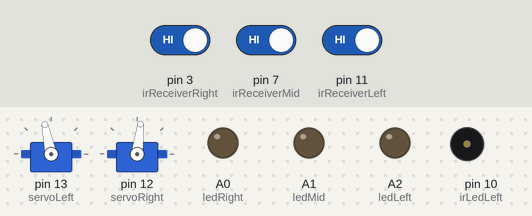
Bench run of a sketch on a simulated Arduino Uno, built with avr-gcc and run on an emulated ATmega328P. Parts: 2 × servo, output pins drawn as LEDs (lit = HIGH), buzzer (waves = sounding). Inputs (shaded band) come from the test bench; at power-on: pin 7 (irReceiverMid) HIGH, pin 11 (irReceiverLeft) HIGH, pin 3 (irReceiverRight) HIGH. At 17.4 s the program stops and its outputs stay as they are.

Above: at 6.6 s.
6.7 s: pin 7 (irReceiverMid) driven LOW
At 7.7 s:
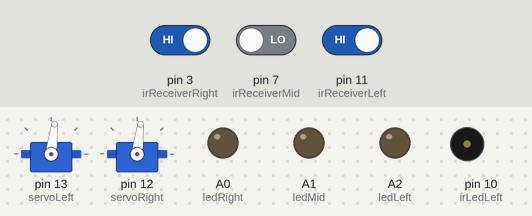
9.7 s: pin 11 (irReceiverLeft) driven LOW
At 11.7 s:
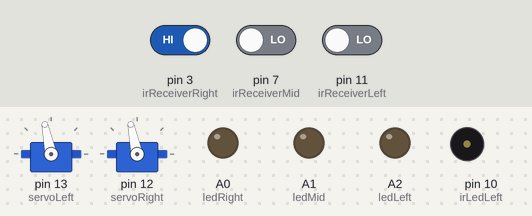
12.7 s: pin 3 (irReceiverRight) driven LOW
At 16.6 s:
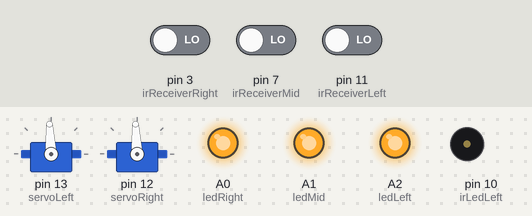
Timing chart, 0 to 18.1 s (numbered marks = the images above; inputs shaded):
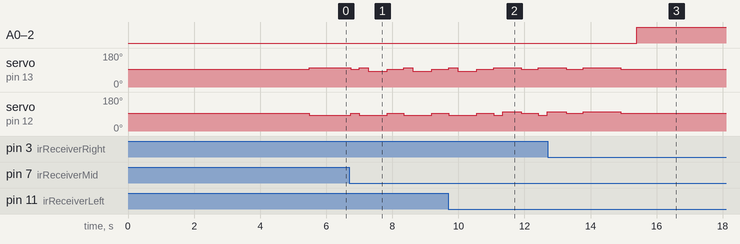

Measured:
- after the input at 6.7 s, servo on pin 13 (servoLeft): 102° → 93° after 0.05 s, → 102° 0.25 s later, → 83° 0.27 s later, → 93° 0.57 s later; servo on pin 12 (servoRight): 83° → 93° after 0.05 s, → 83° 0.25 s later, → 93° 0.84 s later
- after the input at 12.7 s, A0 (ledRight), A1 (ledMid), A2 (ledLeft): LOW → HIGH after 2.7 s; tone on pin 10 (irLedLeft): stays silent (without the input it goes to 40000 Hz after 5.1 s)

The sketch:

ELEC1601_extension.ino
```cpp
// ELEC1601 Shield-Bot - Project Extension, Part 1
//
// Set TASK before uploading:
//   1 = Blue path   : fix a bad start, follow the corridor, stop at the wall in front
//   2 = Purple path : follow the corridor, turn at the wall, follow the next corridor, stop at the next wall
//   3 = Yellow path : turn at every wall until a dead end, then stop
//   4 = Green path  : as 3, spin 180 at the dead end, then do it again to get back to the start
//
// Built from the essentials scenarios: 5-8 to fix the start, 1 to follow a corridor,
// 2/3 to turn, 4 for the dead end. The maze may be mirrored, so the robot never assumes
// a direction: it always turns towards whichever side is open.
#include <Servo.h>

const int TASK = 4;

Servo servoLeft;
Servo servoRight;

// ---------- pins ----------
const int irLedLeft = 10,  irReceiverLeft = 11;
const int irLedMid = 6,    irReceiverMid = 7;
const int irLedRight = 2,  irReceiverRight = 3;
const int ledRight = A0, ledMid = A1, ledLeft = A2;

// ---------- servo pulses (us) ----------
const int LEFT_STOP = 1500, RIGHT_STOP = 1500;
const int LEFT_FWD = 1600,  RIGHT_FWD = 1400;
const int LEFT_BACK = 1400, RIGHT_BACK = 1600;
const int STEER_US = 40;           // how much one wheel is slowed to steer back to the middle
const int STRONG_STEER_US = 80;    // used instead when a wall is very close (zone 0)

// ---------- calibration (use the numbers from ELEC1601_calibrate) ----------
const float DRIVE_SPEED_CM_PER_S = 14.5;     // measured: 29 cm in 2 s
const int ROTATE_90_MS = 570;
const int ROTATE_180_MS = 2 * ROTATE_90_MS;
const int ROTATE_30_MS = ROTATE_90_MS / 3;
const int SETTLE_MS = 200;                 // pause so the wheels fully stop between moves
const float REENTRY_CM = 12.0;             // drive after a turn to get into the new corridor

// ---------- sensor zones (0 = very close ... 5 = nothing), from your measurements ----------
const int NO_WALL_ZONE = 5;
const int FAR_ZONE = 4;
const int NEAR_ZONE = 2;
const int SIGNIFICANT_DIFF = 2;
const int FRONT_WALL_ZONE = 2;     // mid sensor this close or closer = wall ahead
const float CORNER_CREEP_CM = 4.0; // after stopping at a corner, creep this far so the wheels
                                   // are in the middle of the corner before turning

// ---------- sensing ----------
int zoneL, zoneM, zoneR;

int irDetect(int irLedPin, int irReceiverPin, long frequency) {
  tone(irLedPin, frequency);
  delay(1);
  int ir = digitalRead(irReceiverPin);   // 0 = detected, 1 = not detected
  noTone(irLedPin);
  delay(1);
  return ir;
}

// Sweep 38-42 kHz and count the frequencies that were NOT detected, scaled to 0-5.
// FAST_STEP (5 checks, about 30 ms for all three sensors) is used while driving, so the
// robot never travels far without looking. FINE_STEP (41 checks, about 250 ms) gives a
// steadier reading and is only used when the robot is stopped and about to decide something.
const long FAST_STEP = 1000;
const long FINE_STEP = 100;

int irDistance(int irLedPin, int irReceiverPin, long step) {
  int misses = 0;
  int checks = 0;
  for (long f = 38000; f <= 42000; f += step) {
    misses += irDetect(irLedPin, irReceiverPin, f);
    checks++;
  }
  return (misses * 5 + checks / 2) / checks;     // scale to 0-5, rounded
}

void readSensors() {             // quick reading, used while driving
  zoneL = irDistance(irLedLeft, irReceiverLeft, FAST_STEP);
  zoneM = irDistance(irLedMid, irReceiverMid, FAST_STEP);
  zoneR = irDistance(irLedRight, irReceiverRight, FAST_STEP);
}

void readSensorsFine() {         // slow, steady reading, used only when stopped
  zoneL = irDistance(irLedLeft, irReceiverLeft, FINE_STEP);
  zoneM = irDistance(irLedMid, irReceiverMid, FINE_STEP);
  zoneR = irDistance(irLedRight, irReceiverRight, FINE_STEP);
}

// ---------- motion ----------
void stopMotors() {
  servoLeft.writeMicroseconds(LEFT_STOP);
  servoRight.writeMicroseconds(RIGHT_STOP);
}

void drive(int left, int right, int ms) {
  servoLeft.writeMicroseconds(left);
  servoRight.writeMicroseconds(right);
  delay(ms);
  stopMotors();
}

int msForCm(float cm) { return (int)(cm / DRIVE_SPEED_CM_PER_S * 1000.0); }

void moveForwardCm(float cm)     { drive(LEFT_FWD, RIGHT_FWD, msForCm(cm)); }
void rotateClockwise(int ms)     { drive(LEFT_FWD, RIGHT_BACK, ms); }   // spin on the spot
void rotateAnticlockwise(int ms) { drive(LEFT_BACK, RIGHT_FWD, ms); }
void pivotClockwise(int ms)      { drive(LEFT_FWD, RIGHT_STOP, ms); }   // turn around the right wheel
void pivotAnticlockwise(int ms)  { drive(LEFT_STOP, RIGHT_FWD, ms); }   // turn around the left wheel

// Creep straight ahead in 1 cm steps (no steering). Used to line up with a corner.
void creepForward(float cm) {
  for (float done = 0; done < cm; done += 1.0) {
    moveForwardCm(1.0);
  }
}

// Scenario 1, done continuously: drive straight, but slow one wheel if we are closer to
// one wall than the other. Only steers when BOTH walls are visible, so it never veers
// into an opening. If a wall is very close (zone 0) it steers twice as hard.
void driveForwardSteered() {
  int left = LEFT_FWD, right = RIGHT_FWD;
  bool bothWalls = (zoneL < NO_WALL_ZONE) && (zoneR < NO_WALL_ZONE);
  int steer = (zoneL == 0 || zoneR == 0) ? STRONG_STEER_US : STEER_US;
  if (bothWalls && zoneL < zoneR) {
    right = RIGHT_FWD + steer;         // closer to the left wall: veer right
  } else if (bothWalls && zoneR < zoneL) {
    left = LEFT_FWD - steer;           // closer to the right wall: veer left
  }
  servoLeft.writeMicroseconds(left);
  servoRight.writeMicroseconds(right);
}

// Follow the corridor until a wall is in front, or until maxCm has been driven.
// Returns true if it stopped because of a wall.
bool driveUntilWall(float maxCm) {
  float travelled = 0;
  bool moving = false;
  unsigned long last = 0;
  while (travelled < maxCm) {
    readSensors();
    unsigned long now = millis();
    if (moving) {
      travelled += (now - last) / 1000.0 * DRIVE_SPEED_CM_PER_S;
    }
    if (zoneM <= FRONT_WALL_ZONE) {
      stopMotors();
      return true;
    }
    driveForwardSteered();
    last = millis();
    moving = true;
  }
  stopMotors();
  return false;
}

// ---------- start position fix (essentials scenarios 5-8) ----------
// Near a wall, spinning on the spot swings the back corner into it, so this pivots on
// one wheel instead. A pivot turns half as fast as a spin, so 30 degrees takes twice as long.
const int PIVOT_30_MS = 2 * ROTATE_30_MS;

void fixStartPosition() {
  readSensorsFine();
  bool leftWall = zoneL < NO_WALL_ZONE;
  bool rightWall = zoneR < NO_WALL_ZONE;
  bool frontClear = zoneM >= FAR_ZONE;
  if (zoneL <= NEAR_ZONE && !rightWall && frontClear) {                  // 7: angled to left wall
    pivotClockwise(PIVOT_30_MS);
  } else if (zoneR <= NEAR_ZONE && !leftWall && frontClear) {            // 8: angled to right wall
    pivotAnticlockwise(PIVOT_30_MS);
  } else if (leftWall && rightWall && frontClear && zoneL + SIGNIFICANT_DIFF <= zoneR) {   // 5: close to left wall
    pivotClockwise(PIVOT_30_MS);           // S-shape: swing right ...
    pivotAnticlockwise(PIVOT_30_MS);       // ... then straighten up, now further from the left wall
  } else if (leftWall && rightWall && frontClear && zoneR + SIGNIFICANT_DIFF <= zoneL) {   // 6: close to right wall
    pivotAnticlockwise(PIVOT_30_MS);
    pivotClockwise(PIVOT_30_MS);
  }
  delay(SETTLE_MS);
}

// ---------- what to do at a wall ----------
int turnsDone = 0;
int deadEndsSeen = 0;

void finish() {
  stopMotors();
  digitalWrite(ledRight, HIGH);    // all LEDs on = task complete
  digitalWrite(ledMid, HIGH);
  digitalWrite(ledLeft, HIGH);
  servoLeft.detach();              // stop sending pulses so the wheels cannot creep
  servoRight.detach();
  while (true) {
    delay(1000);
  }
}

void turnLeft() {                  // scenario 3
  rotateAnticlockwise(ROTATE_90_MS);
  delay(SETTLE_MS);
  turnsDone++;
  driveUntilWall(REENTRY_CM);
}

void turnRight() {                 // scenario 2
  rotateClockwise(ROTATE_90_MS);
  delay(SETTLE_MS);
  turnsDone++;
  driveUntilWall(REENTRY_CM);
}

void turnAround() {                // scenario 4
  rotateClockwise(ROTATE_180_MS);
  delay(SETTLE_MS);
}

// A wall is in front of the robot: decide what to do from the two side sensors.
void onFrontWall() {
  readSensorsFine();                          // robot is stopped: take a slow, steady reading
  bool leftOpen = (zoneL == NO_WALL_ZONE);
  bool rightOpen = (zoneR == NO_WALL_ZONE);
  bool deadEnd = !leftOpen && !rightOpen;

  if (TASK == 1) finish();                    // blue: stop at the first wall
  if (TASK == 2 && turnsDone >= 1) finish();  // purple: stop at the wall after the turn

  if (deadEnd) {
    if (TASK == 4 && deadEndsSeen == 0) {     // green: spin 180 and drive back
      deadEndsSeen++;
      turnAround();
      return;
    }
    finish();                                 // yellow, and the end of green
  }

  creepForward(CORNER_CREEP_CM);              // wheels to the middle of the corner
  if (leftOpen) {
    turnLeft();
  } else {
    turnRight();
  }
}

// ---------- main ----------
void setup() {
  servoLeft.attach(13);
  servoRight.attach(12);

  pinMode(irReceiverLeft, INPUT);
  pinMode(irReceiverMid, INPUT);
  pinMode(irReceiverRight, INPUT);
  pinMode(irLedLeft, OUTPUT);
  pinMode(irLedMid, OUTPUT);
  pinMode(irLedRight, OUTPUT);
  pinMode(ledRight, OUTPUT);
  pinMode(ledMid, OUTPUT);
  pinMode(ledLeft, OUTPUT);

  digitalWrite(ledRight, LOW);
  digitalWrite(ledMid, LOW);
  digitalWrite(ledLeft, LOW);
  stopMotors();
  delay(5000);               // 5 s before anything happens

  fixStartPosition();
}

void loop() {
  if (driveUntilWall(1000)) {
    onFrontWall();
  }
}
```
